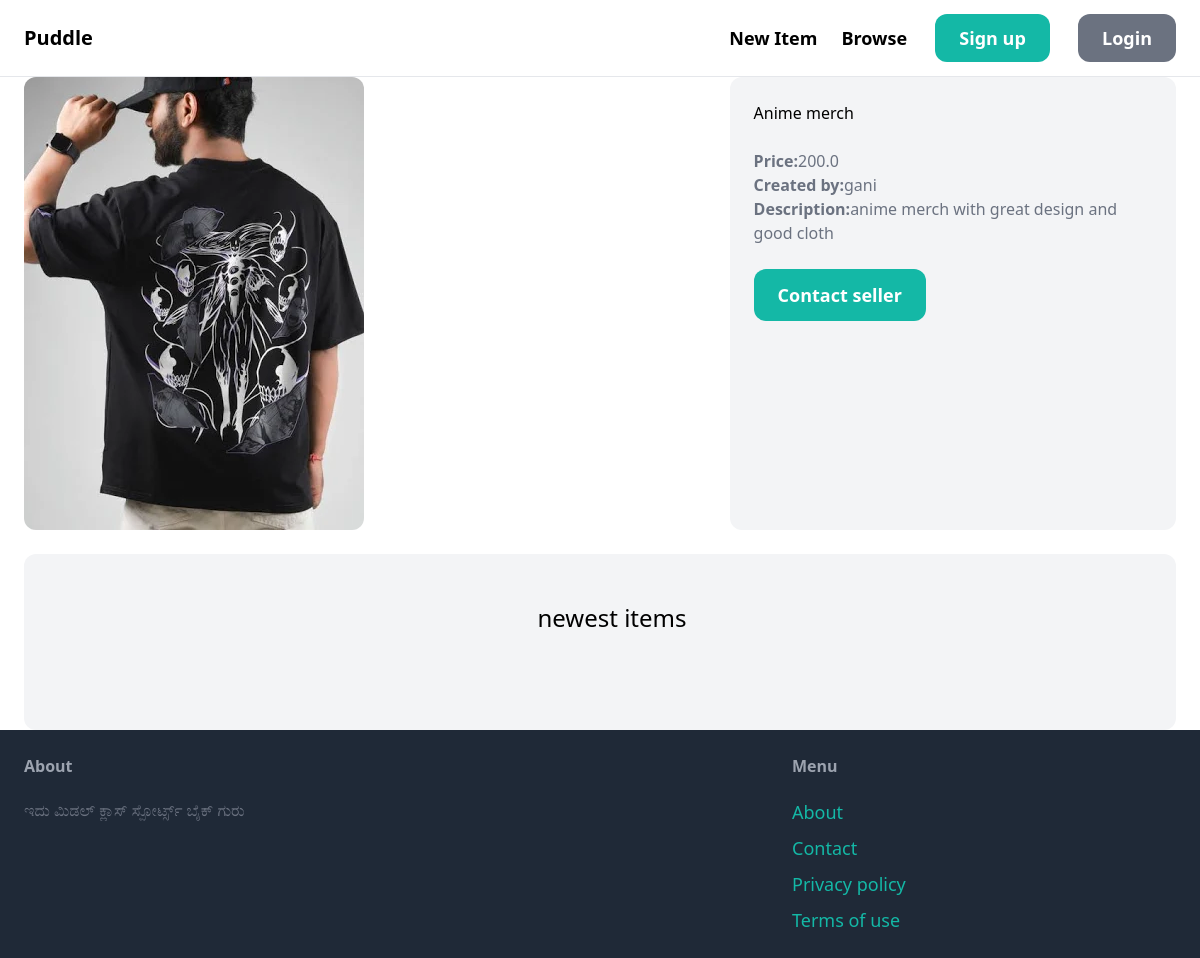
/items/3, run on an earlier commit of the app's database.
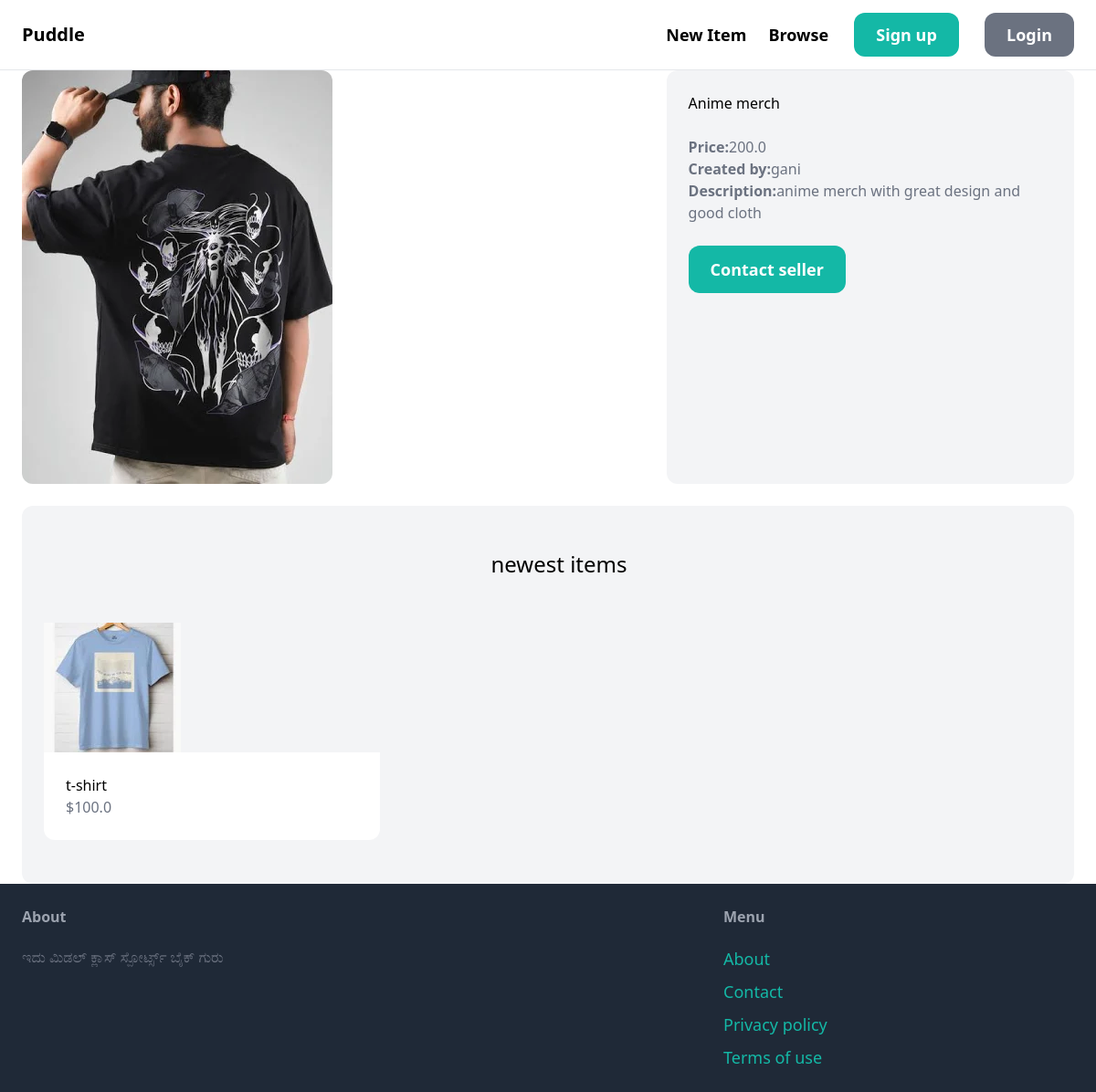
And on a later commit of the database.
### item/models.py (models this page shows, shortened)
class Item(models.Model):
    category = models.ForeignKey(Category,related_name='items',on_delete=models.CASCADE)
    name = models.CharField(max_length=255)
    description = models.TextField(blank=True,null=True)
    price = models.FloatField()
    image = models.ImageField(upload_to='item_images',blank=True,null=True)
    is_sold = models.BooleanField(default=False)
    created_at = models.DateField(auto_now_add=True)
    created_by = models.ForeignKey(User,related_name='items',on_delete=models.CASCADE)

### item/views.py (the view)
# urls.py: path('<int:pk>',views.detail,name='detail'),
def detail(request, pk):
    item = get_object_or_404(Item, pk = pk)
    related_items = Item.objects.filter(category=item.category, is_sold=False).exclude(pk=pk)[0:3]
    context = {'item':item,'related_items':related_items}
    return render(request,'item/detail.html',context)

### item/templates/item/detail.html (shortened to what this page needs)
{%extends 'base.html'%}
{%block content%}
    <div class="grid grid-cols-5 gap-6">
        <div class='col-span-3'>
            <img src="{{item.image.url}}" class="rounded-xl">
        </div>
        <div class="col-span-2 p-6 bg-gray-100 rounded-xl">
            <h1 class="mb-6 text2xl">{{item.name}}<h1>
            <p class="text-gray-500"><strong>Price:</strong>{{item.price}}</p>
            <p class="text-gray-500"><strong>Created by:</strong>{{item.created_by}}</p>
            {%if item.description %}
            <p class="text-gray-500"><strong>Description:</strong>{{item.description}}<p>
            {%endif%}
            {%if request.user == item.created_by %}
                <div class='mt-6 p-6 bg-white rounded-xl'>
                    <p> This is your Item</p>
                    <a href="{%url 'item:delete' item.id %}" class="inline-block mt-6 px-6 py-3 text-lg font-semibold bg-red-600 text-white rounded-xl">Delte</a>
                    <a href="{%url 'item:edit' item.id%}" class="inline-block mt-6 px-6 py-3 text-lg font-semibold bg-teal-500 text-white rounded-xl">Edit</a>
                </div>
            {%else%}
                <a href="{%url 'conversation:new' item.id%}" class="inline-block mt-6 px-6 py-3 text-lg font-semibold bg-teal-500 text-white rounded-xl hover:bg-teal-700">Contact seller</a>
            {%endif%}
        </div>
    </div>
    <div class="mt-6 ps-6 py-12 bg-gray-100 rounded-xl">
        <h2 class="mb-12 text-2xl text-center">newest items</h2>
        <div class="grid grid-cols-3 gap-3">
            {%for item in related_items%}
                <div>
                    <a href="{%url 'item:detail' item.id%}">
                        <div>
                            <img src="{{item.image}}" class="rounde-t-xl">
                        </div>
                        <div class="p-6 bg-white rounded-b-xl">
                            <h2 class-"text-2xl">{{item.name}}</h2>
                            <p class="text-gray-500">${{item.price}}</p>
                        </div>
                    </a>
                </div>
            {% endfor %}
        </div>
    </div>
{%endblock content%}

What changed in the data, as far as the page shows it:
added Item: image (picture), name "t-shirt", price "100.0"
